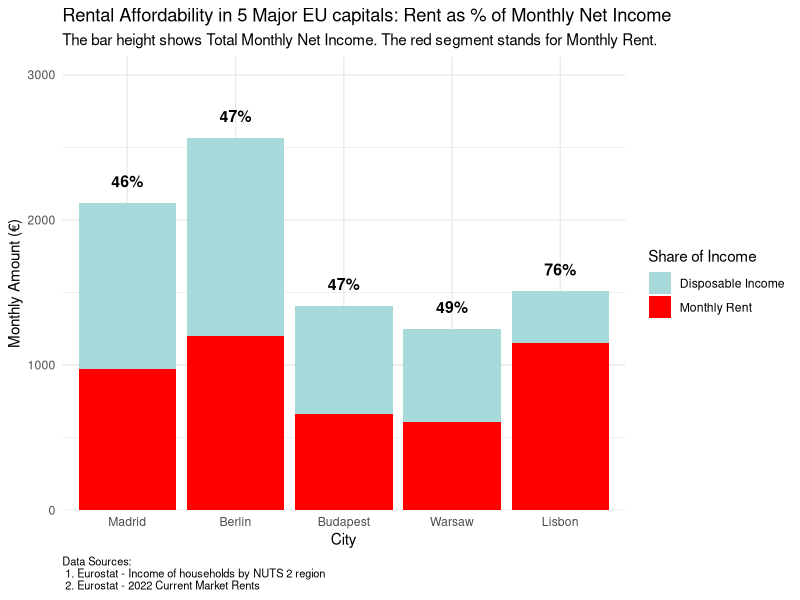

Write the R code that produced this figure.
options(repos = c(CRAN = "https://cran.rstudio.com/"))
install.packages("tidyverse")
library(tidyverse)
library(readxl)
library(dplyr)
# Reading the imported .xlsx file with the dataset into a dataframe 
housing_data <- read_excel("Housing Affordability Data Collection.xlsx")
# Cleaning the data: Renaming columns to standardized, clean names.
housing_data_stacked <- housing_data %>%
  rename(Rent_Amount = Rent_1_Amount,
         Source_Rent = Source_Rent_1,
         rent_to_income_ratio = `Rent to Income ratio`) %>% 
# Clean up city names  
  mutate(City =case_when(City == "Grande Lisboa" ~ "Lisbon",
                         City == "Comunidad de Madrid" ~ "Madrid",
                         City == "Warszawski stoĹeczny" ~ "Warsaw",TRUE ~ City))
# Calculating the Disposable Income
housing_data_stacked <- housing_data_stacked %>%
  mutate(Disposable_Income = Monthly_Net_Income_EUR-Rent_Amount)
# Organizing the cities from lowest to highest rent-to-income ratios
housing_data_sorted <- housing_data_stacked %>% 
  mutate(City = fct_reorder(City, rent_to_income_ratio))
# Transforming the data from wide to long
housing_data_long_stacked <- housing_data_sorted %>%
  pivot_longer(
    cols = c(Disposable_Income,Rent_Amount),
    names_to = 'Metrics',
    values_to = 'Amount_EUR'
  ) %>% mutate(Metrics = factor(Metrics, levels = c("Disposable_Income", "Rent_Amount")))
# Plotting the chart using a difference bar chart:
housing_plot <- ggplot(data = housing_data_long_stacked)+
  geom_col(mapping = aes(x=City,y=Amount_EUR,fill=Metrics))+
  geom_text(data = housing_data_sorted, aes(x = City, y = Monthly_Net_Income_EUR + 150, 
                                             label = paste0(round(rent_to_income_ratio * 100, 0), "%")),
            color = "black",
            fontface = "bold",
            size = 4
  ) + 
  # Defining labels
  labs(title = "Rental Affordability in 5 Major EU capitals: Rent as % of Monthly Net Income",
       subtitle = "The bar height shows Total Monthly Net Income. The red segment stands for Monthly Rent.",
       x = "City",
       y = "Monthly Amount (€)",
       fill = "Share of Income",
       caption = "Data Sources:\n 1. Eurostat - Income of households by NUTS 2 region\n 2. Eurostat - 2022 Current Market Rents") +
  scale_fill_manual(
    labels = c("Disposable Income","Monthly Rent"),
    values = c("Disposable_Income"="#A8DADC", "Rent_Amount"="red")) +
  # Adding extra space in the plot for labels 
  scale_y_continuous(expand = expansion(mult =c(0, 0.15)))+ 
  theme_minimal()+
  theme(plot.caption = element_text(hjust = 0, size = 8))
housing_plot
# Documentation and Report generation
install.packages("rmarkdown")
install.packages("knitr")
library(rmarkdown)
library(knitr)
